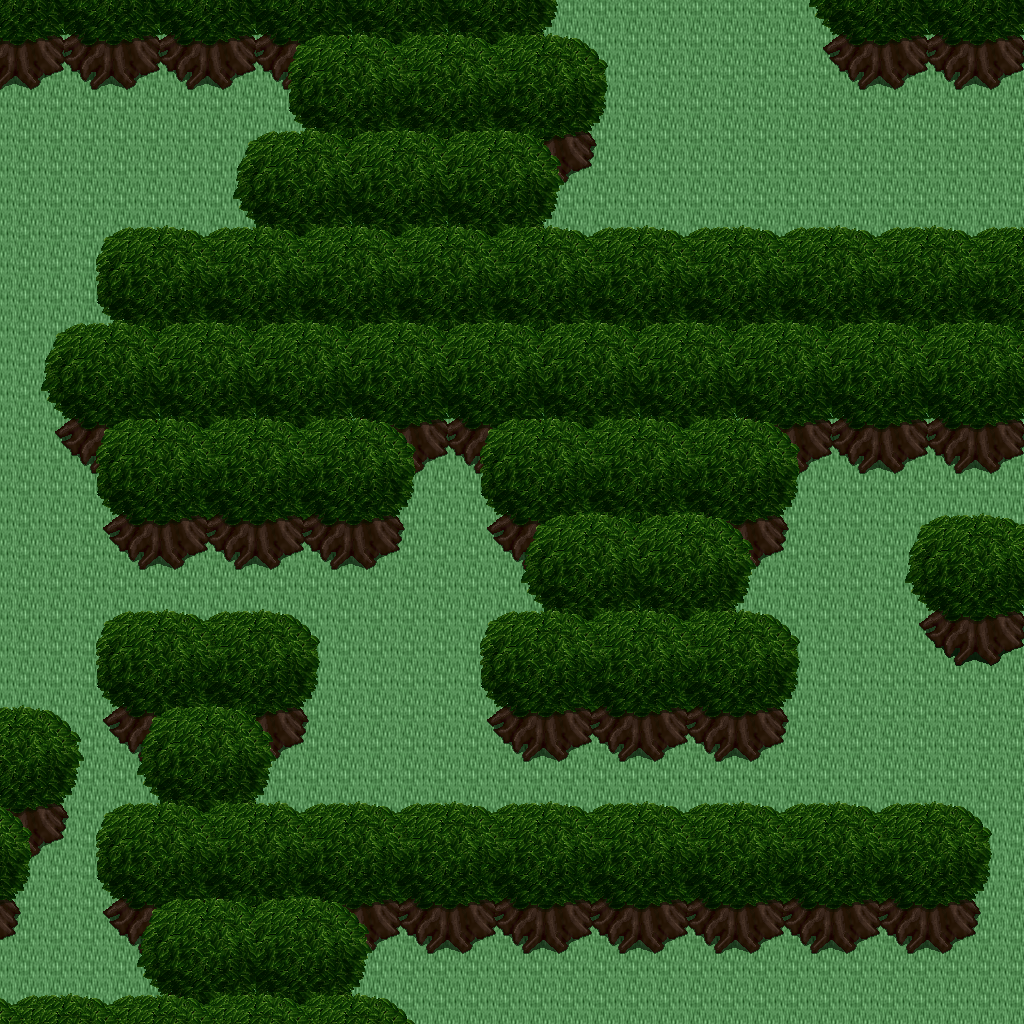

A level layout from a 2D game, rendered from its tile map. Below: a short description, then the map file with tile-grid data replaced by summaries:
An orthogonal 32x32 tile map with 32x32 px tiles, 5 tile layers (Ground, Objects, Objects2, Above, ...), 1 hidden layer not drawn, 14 tilesets.

<map version="1.10" tiledversion="1.11.0" orientation="orthogonal" renderorder="right-down" width="32" height="32" tilewidth="32" tileheight="32" infinite="0" nextlayerid="11" nextobjectid="1">
 <tileset firstgid="1" name="ground_ground" tilewidth="32" tileheight="32" tilecount="33" columns="3">
  <image source="../drawable/ground_ground.png" width="96" height="352" />
 </tileset>
 <tileset firstgid="34" name="plant_tree_tree_darkgreen" tilewidth="32" tileheight="32" tilecount="88" columns="8">
  <image source="../drawable/plant_tree_tree_darkgreen.png" width="256" height="352" />
 </tileset>
 <tileset firstgid="122" name="plant_tree_tree_green" tilewidth="32" tileheight="32" tilecount="88" columns="8">
  <image source="../drawable/plant_tree_tree_green.png" width="256" height="352" />
 </tileset>
 <tileset firstgid="210" name="logic_creature_elf" tilewidth="32" tileheight="32" tilecount="16" columns="8">
  <image source="../drawable/logic_creature_elf.png" width="256" height="64" />
 </tileset>
 <tileset firstgid="226" name="logic_creature_animal" tilewidth="32" tileheight="32" tilecount="32" columns="8">
  <image source="../drawable/logic_creature_animal.png" width="256" height="128" />
 </tileset>
 <tileset firstgid="258" name="logic_portal" tilewidth="32" tileheight="32" tilecount="24" columns="8">
  <image source="../drawable/logic_portal.png" width="256" height="96" />
 </tileset>
 <tileset firstgid="282" name="logic_collision" tilewidth="32" tileheight="32" tilecount="1" columns="1">
  <image source="../drawable/logic_collision.png" width="32" height="32" />
 </tileset>
 <tileset firstgid="283" name="logic_item_herb" tilewidth="32" tileheight="32" tilecount="5" columns="5">
  <image source="../drawable/logic_item_herb.png" width="160" height="32" />
 </tileset>
 <tileset firstgid="288" name="logic_creature_mythical_being" tilewidth="32" tileheight="32" tilecount="24" columns="8">
  <image source="../drawable/logic_creature_mythical_being.png" width="256" height="96" />
 </tileset>
 <tileset firstgid="312" name="plant_flower_small_flower_bed_2" tilewidth="32" tileheight="32" tilecount="12" columns="3">
  <image source="../drawable/plant_flower_small_flower_bed_2.png" width="96" height="128" />
 </tileset>
 <tileset firstgid="324" name="plant_flower_small_flower_bed" tilewidth="32" tileheight="32" tilecount="12" columns="3">
  <image source="../drawable/plant_flower_small_flower_bed.png" width="96" height="128" />
 </tileset>
 <tileset firstgid="336" name="plant_flower_pointed_yellow" tilewidth="32" tileheight="32" tilecount="2" columns="2">
  <image source="../drawable/plant_flower_pointed_yellow.png" width="64" height="32" />
 </tileset>
 <tileset firstgid="338" name="plant_flower_polyanthus" tilewidth="32" tileheight="32" tilecount="3" columns="3">
  <image source="../drawable/plant_flower_polyanthus.png" width="96" height="32" />
 </tileset>
 <tileset firstgid="341" name="building_huts" tilewidth="32" tileheight="32" tilecount="338" columns="26">
  <image source="../drawable/building_huts.png" width="832" height="416" />
 </tileset>
 <layer id="1" name="Ground" width="32" height="32">
  <data>[1024 cells, 1024 non-empty, 1 distinct tile ids]</data>
 </layer>
 <layer id="2" name="Objects" width="32" height="32">
  <data>[1024 cells, 0 non-empty, 0 distinct tile ids]</data>
 </layer>
 <layer id="3" name="Objects2" width="32" height="32">
  <data>[1024 cells, 214 non-empty, 20 distinct tile ids]</data>
 </layer>
 <layer id="4" name="Above" width="32" height="32">
  <data>[1024 cells, 569 non-empty, 52 distinct tile ids]</data>
 </layer>
 <layer id="5" name="Above2" width="32" height="32">
  <data>[1024 cells, 3 non-empty, 2 distinct tile ids]</data>
 </layer>
 <layer id="6" name="Walkable" width="32" height="32" visible="0">
  <data>[1024 cells, 575 non-empty, 1 distinct tile ids]</data>
 </layer>
 <objectgroup id="7" name="Mapevents" />
 <objectgroup id="8" name="Spawn" />
 <objectgroup id="9" name="Keys" />
 <objectgroup id="10" name="Replace" />
</map>
